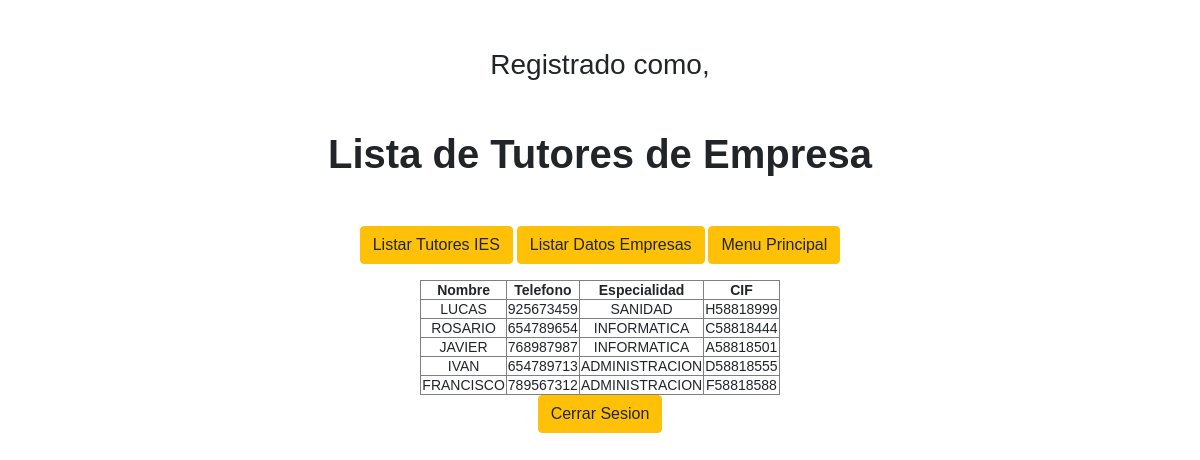
The app's page /fct/consultas.php (signed in) with its own data.
### tables this page shows
CREATE TABLE `tutores_esa` (
  `NOMBRE` varchar(15) NOT NULL,
  `APELLIDOS` varchar(30) NOT NULL,
  `DNI` varchar(9) NOT NULL,
  `ESPECIALIDAD` varchar(20) NOT NULL,
  `TELEFONO` varchar(9) NOT NULL,
  `EMAIL` varchar(25) NOT NULL,
  `CIF` varchar(9) DEFAULT NULL
);

### fct/funciones/funcionesBD.php (called while the page is built, shortened)
<?php
function conexionBD()
{
    $servername = "localhost:3307";
    $username = "root";
    $password = "";
    $database = "fct";
    $conexion = mysqli_connect($servername, $username, $password, $database);
    if ($conexion->connect_error) {
        echo "Fallo al conectar con la BD";
        return null;
    } else
        return $conexion;
}
function listaTutoresEmpresa()
{
    $sql = "SELECT nombre, telefono, especialidad, cif FROM tutores_esa";
    $con = conexionBD();
    if (!$con) {
        return null;
    } else {
        $con->set_charset("utf8");
        $resultado = $con->query($sql);
        if ($resultado != null) {
            return $resultado;
        } else {
            echo "No se ha ejecutado la consulta";
            $con->close();
        }
    }
}

### fct/consultas.php (the view, shortened to what this page needs)
<?php
include ("funciones/funcionesBD.php");
?>
<!DOCTYPE html>
<html lang="en">
<head>
    <link rel="stylesheet" href="https://stackpath.bootstrapcdn.com/bootstrap/4.5.2/css/bootstrap.min.css">
</head>
<body>
    <h3 class="my-5">Registrado como, <b><?php echo htmlspecialchars($_SESSION["username"]); ?></b></h3>
    <h1 class="my-5"><b>Lista de Tutores de Empresa</b></h1>
    <p>
        <a href="tutores.php" class="btn btn-warning">Listar Tutores IES</a>
        <a href="empresas.php" class="btn btn-warning">Listar Datos Empresas</a>
        <a href="principal.php" class="btn btn-warning">Menu Principal</a>
    </p>
<?php
$lista = listaTutoresEmpresa();
if ($lista != null){
    echo "<table align=\"center\" border=1 cellspacing='4' cellpadding='1' >";
    echo "<tr>";
    echo "<tr><th>Nombre</th><th>Telefono</th><th>Especialidad</th><th>CIF</th></tr>";
    $reg = $lista->fetch_assoc();
    while ($reg) {
        echo "<tr><td>$reg[nombre]</td><td>$reg[telefono]</td><td>$reg[especialidad]</td><td>$reg[cif]</td></tr>";
        echo "</tr>";
        $reg = $lista->fetch_assoc();
    }
}
echo "</table>";
?>
</body>
<a href="logout.php" class="btn btn-warning">Cerrar Sesion</a>
</html>

### fct/consultas.php (style rules this page uses)
body { font: 14px sans-serif; text-align: center; }

### records on screen
tutores_esa: NOMBRE "LUCAS", TELEFONO "925673459", ESPECIALIDAD "SANIDAD", CIF "H58818999"
tutores_esa: NOMBRE "ROSARIO", TELEFONO "654789654", ESPECIALIDAD "INFORMATICA", CIF "C58818444"
tutores_esa: NOMBRE "JAVIER", TELEFONO "768987987", ESPECIALIDAD "INFORMATICA", CIF "A58818501"
tutores_esa: NOMBRE "IVAN", TELEFONO "654789713", ESPECIALIDAD "ADMINISTRACION", CIF "D58818555"
tutores_esa: NOMBRE "FRANCISCO", TELEFONO "789567312", ESPECIALIDAD "ADMINISTRACION", CIF "F58818588"
